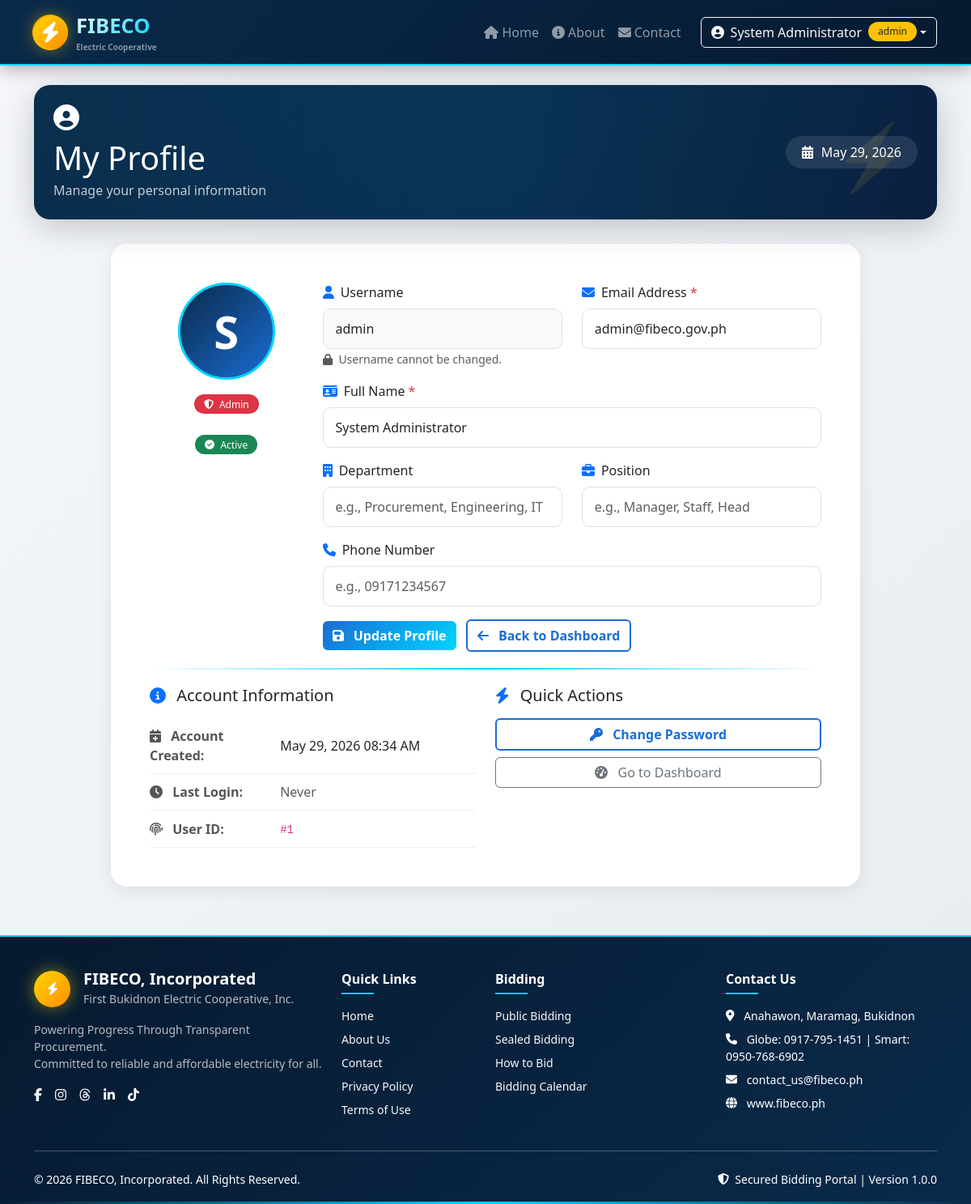
The app's page /profile.php (signed in) with its own data.
### tables this page shows
CREATE TABLE users (
    id INT PRIMARY KEY AUTO_INCREMENT,
    username VARCHAR(50) UNIQUE NOT NULL,
    email VARCHAR(100) UNIQUE NOT NULL,
    password_hash VARCHAR(255) NOT NULL,
    full_name VARCHAR(100) NOT NULL,
    department VARCHAR(100) DEFAULT NULL,
    position VARCHAR(100) DEFAULT NULL,
    phone VARCHAR(20) DEFAULT NULL,
    role ENUM('admin', 'user', 'viewer') DEFAULT 'user',
    status ENUM('active', 'inactive', 'suspended') DEFAULT 'active',
    last_login TIMESTAMP NULL,
    created_at TIMESTAMP DEFAULT CURRENT_TIMESTAMP,
    updated_at TIMESTAMP DEFAULT CURRENT_TIMESTAMP ON UPDATE CURRENT_TIMESTAMP,
    INDEX idx_email (email),
    INDEX idx_username (username),
    INDEX idx_role (role)
);

### profile.php (the view, shortened to what this page needs)
<?php
require_once 'includes/config/database.php';
$userRole = $_SESSION['user_role'] ?? 'user';
$sql = "SELECT id, username, email, full_name, department, position, phone, role, status, last_login, created_at
        FROM users WHERE id = ?";
$stmt = $db->prepare($sql);
$stmt->execute([$_SESSION['user_id']]);
$user = $stmt->fetch();
?>
<!DOCTYPE html>
<html lang="en">
<head>
    <link href="https://cdn.jsdelivr.net/npm/bootstrap@5.3.0/dist/css/bootstrap.min.css" rel="stylesheet">
    <link rel="stylesheet" href="https://cdnjs.cloudflare.com/ajax/libs/font-awesome/6.4.0/css/all.min.css">
</head>
<body>
    <nav class="navbar navbar-expand-lg navbar-dark sticky-top">
        <div class="container">
            <a class="navbar-brand" href="index.php">
                <div class="brand-icon">
                    <div class="electric-logo">
                        <i class="fas fa-bolt"></i>
                    </div>
                </div>
                <div>
                    <span class="brand-text"><strong>FIBECO</strong></span>
                    <small class="d-block text-white-50" style="font-size: 10px;">Electric Cooperative</small>
                </div>
            </a>
            <div class="collapse navbar-collapse" id="navbarNav">
                <ul class="navbar-nav ms-auto">
                    <li class="nav-item">
                        <a class="nav-link" href="index.php">
                            <i class="fas fa-home"></i> Home
                        </a>
                    </li>
                    <li class="nav-item">
                        <a class="nav-link" href="about.php">
                            <i class="fas fa-info-circle"></i> About
                        </a>
                    </li>
                    <li class="nav-item">
                        <a class="nav-link" href="contact.php">
                            <i class="fas fa-envelope"></i> Contact
                        </a>
                    </li>
                </ul>
                <div class="ms-lg-3 mt-3 mt-lg-0">
                    <?php if (isset($_SESSION['user_id'])): ?>
                        <div class="dropdown">
                            <button class="btn btn-outline-light dropdown-toggle d-flex align-items-center"
                                    type="button"
                                    id="userDropdown"
                                    data-bs-toggle="dropdown"
                                    aria-expanded="false">
                                <i class="fas fa-user-circle me-2"></i>
                                <?php echo htmlspecialchars($_SESSION['user_name'] ?? $_SESSION['username'] ?? 'User'); ?>
                                <span class="badge bg-warning text-dark ms-2"><?php echo $userRole; ?></span>
                            </button>
                        </div>
                    <?php endif; ?>
                </div>
            </div>
        </div>
    </nav>
    <div class="container mt-4">
        <div class="profile-header text-white p-4">
            <div class="profile-content">
                <div class="d-flex justify-content-between align-items-center flex-wrap">
                    <div>
                        <i class="fas fa-user-circle fa-2x mb-2"></i>
                        <h1 class="mb-1">My Profile</h1>
                        <p class="mb-0 opacity-75">Manage your personal information</p>
                    </div>
                    <div class="welcome-badge mt-3 mt-sm-0">
                        <i class="fas fa-calendar-alt"></i>
                        <span><?php echo date('F d, Y'); ?></span>
                    </div>
                </div>
            </div>
        </div>
        <div class="row justify-content-center">
            <div class="col-lg-10">
                <div class="profile-card">
                    <div class="card-body p-4 p-lg-5">
                        <div class="row">
                            <div class="col-md-3 text-center mb-4 mb-md-0">
                                <div class="user-avatar-lg mx-auto mb-3">
                                    <?php echo strtoupper(substr($user['full_name'] ?? 'U', 0, 1)); ?>
                                </div>
                                <span class="badge bg-<?php echo $user['role'] == 'admin' ? 'danger' : 'primary'; ?> mb-2">
                                    <i class="fas fa-<?php echo $user['role'] == 'admin' ? 'shield-alt' : 'user'; ?> me-1"></i>
                                    <?php echo ucfirst($user['role']); ?>
                                </span>
                                <div class="mt-3">
                                    <span class="badge bg-<?php echo $user['status'] == 'active' ? 'success' : 'warning'; ?>">
                                        <i class="fas fa-<?php echo $user['status'] == 'active' ? 'check-circle' : 'clock'; ?> me-1"></i>
                                        <?php echo ucfirst($user['status']); ?>
                                    </span>
                                </div>
                            </div>
                            <div class="col-md-9">
                                <form method="POST" action="">
                                    <div class="row">
                                        <div class="col-md-6 mb-3">
                                            <label class="form-label">
                                                <i class="fas fa-user me-1 text-primary"></i> Username
                                            </label>
                                            <input type="text" class="form-control" value="<?php echo htmlspecialchars($user['username']); ?>" disabled>
                                            <small class="text-muted"><i class="fas fa-lock me-1"></i> Username cannot be changed.</small>
                                        </div>
                                        <div class="col-md-6 mb-3">
                                            <label class="form-label">
                                                <i class="fas fa-envelope me-1 text-primary"></i> Email Address <span class="text-danger">*</span>
                                            </label>
                                            <input type="email" name="email" class="form-control"
                                                   value="<?php echo htmlspecialchars($user['email']); ?>" required>
                                        </div>
                                    </div>
                                    <div class="mb-3">
                                        <label class="form-label">
                                            <i class="fas fa-id-card me-1 text-primary"></i> Full Name <span class="text-danger">*</span>
                                        </label>
                                        <input type="text" name="full_name" class="form-control"
                                               value="<?php echo htmlspecialchars($user['full_name']); ?>" required>
                                    </div>
                                    <div class="row">
                                        <div class="col-md-6 mb-3">
                                            <label class="form-label">
                                                <i class="fas fa-building me-1 text-primary"></i> Department
                                            </label>
                                            <input type="text" name="department" class="form-control"
                                                   value="<?php echo htmlspecialchars($user['department'] ?? ''); ?>"
                                                   placeholder="e.g., Procurement, Engineering, IT">
                                        </div>
                                        <div class="col-md-6 mb-3">
                                            <label class="form-label">
                                                <i class="fas fa-briefcase me-1 text-primary"></i> Position
                                            </label>
                                            <input type="text" name="position" class="form-control"
                                                   value="<?php echo htmlspecialchars($user['position'] ?? ''); ?>"
                                                   placeholder="e.g., Manager, Staff, Head">
                                        </div>
                                    </div>
                                    <div class="mb-3">
                                        <label class="form-label">
                                            <i class="fas fa-phone me-1 text-primary"></i> Phone Number
                                        </label>
                                        <input type="tel" name="phone" class="form-control"
                                               value="<?php echo htmlspecialchars($user['phone'] ?? ''); ?>"
                                               placeholder="e.g., 09171234567">
                                    </div>
                                    <div class="d-grid gap-2 d-md-block">
                                        <button type="submit" class="btn btn-electric">
                                            <i class="fas fa-save me-2"></i> Update Profile
                                        </button>
                                        <a href="dashboard.php" class="btn btn-outline-electric ms-2">
                                            <i class="fas fa-arrow-left me-2"></i> Back to Dashboard
                                        </a>
                                    </div>
                                </form>
                            </div>
                        </div>
                        <div class="electric-divider"></div>
                        <div class="row">
                            <div class="col-md-6">
                                <h5 class="mb-3">
                                    <i class="fas fa-info-circle me-2 text-primary"></i> Account Information
                                </h5>
                                <table class="info-table">
                                    <tr>
                                        <td><i class="fas fa-calendar-plus me-2"></i> Account Created:</td>
                                        <td><?php echo date('F d, Y h:i A', strtotime($user['created_at'])); ?></td>
                                    </tr>
                                    <tr>
                                        <td><i class="fas fa-clock me-2"></i> Last Login:</td>
                                        <td><?php echo $user['last_login'] ? date('F d, Y h:i A', strtotime($user['last_login'])) : '<span class="text-muted">Never</span>'; ?></td>
                                    </tr>
                                    <tr>
                                        <td><i class="fas fa-fingerprint me-2"></i> User ID:</td>
                                        <td><code>#<?php echo $user['id']; ?></code></td>
                                    </tr>
                                </table>
                            </div>
                            <div class="col-md-6">
                                <h5 class="mb-3">
                                    <i class="fas fa-bolt me-2 text-primary"></i> Quick Actions
                                </h5>
                                <div class="d-grid gap-2">
                                    <a href="change-password.php" class="btn btn-outline-electric">
                                        <i class="fas fa-key me-2"></i> Change Password
                                    </a>
                                    <a href="dashboard.php" class="btn btn-outline-secondary">
                                        <i class="fas fa-tachometer-alt me-2"></i> Go to Dashboard
                                    </a>
                                </div>
                            </div>
                        </div>
                    </div>
                </div>
            </div>
        </div>
    </div>
    <?php include 'includes/templates/footer.php'; ?>
</body>
</html>

### profile.php (style rules this page uses)
:root { --electric-blue: #0a2a4a; --electric-dark: #061a30; --electric-glow: #1a6dd4; --electric-light: #2d8cf0; --electric-accent: #00d4ff; }
* { margin: 0; padding: 0; box-sizing: border-box; }
body { font-family: 'Segoe UI', Tahoma, Geneva, Verdana, sans-serif; background: linear-gradient(135deg, #f5f7fa 0%, #e8ecf1 100%); min-height: 100vh; }
.navbar { background: linear-gradient(135deg, var(--electric-blue) 0%, var(--electric-dark) 100%); box-shadow: 0 4px 20px rgba(0, 0, 0, 0.3); border-bottom: 2px solid var(--electric-accent); }
.navbar-brand { font-size: 1.6rem; font-weight: 700; display: flex; align-items: center; gap: 12px; }
.brand-icon { position: relative; width: 40px; height: 40px; }
.electric-logo { position: relative; width: 40px; height: 40px; background: linear-gradient(135deg, #ffd700, #ff8c00); border-radius: 50%; display: flex; align-items: center; justify-content: center; animation: pulse 2s infinite; box-shadow: 0 0 20px rgba(255, 215, 0, 0.5); }
.electric-logo::before { content: ''; position: absolute; top: -2px; left: -2px; right: -2px; bottom: -2px; background: linear-gradient(45deg, #ffd700, #ff8c00, #ffd700); border-radius: 50%; z-index: -1; animation: borderPulse 1.5s infinite; }
.brand-text { background: linear-gradient(135deg, #ffffff, var(--electric-accent)); -webkit-background-clip: text; -webkit-text-fill-color: transparent; background-clip: text; }
.profile-header { background: linear-gradient(135deg, var(--electric-blue) 0%, #0a1a3a 100%); position: relative; overflow: hidden; border-radius: 20px; box-shadow: 0 10px 40px rgba(0, 0, 0, 0.2); margin-bottom: 30px; }
.profile-header::before { content: ''; position: absolute; top: -50%; left: -50%; width: 200%; height: 200%; background: radial-gradient(circle, rgba(0, 212, 255, 0.1) 0%, transparent 70%); animation: rotate 20s linear infinite; }
.profile-header::after { content: '⚡'; position: absolute; bottom: 20px; right: 30px; font-size: 80px; opacity: 0.1; animation: flicker 3s infinite; }
.profile-content { position: relative; z-index: 2; }
.profile-card { border: none; border-radius: 20px; transition: all 0.3s ease; background: white; box-shadow: 0 5px 20px rgba(0, 0, 0, 0.08); overflow: hidden; }
.user-avatar-lg { width: 120px; height: 120px; background: linear-gradient(135deg, var(--electric-blue), var(--electric-glow)); border-radius: 50%; display: flex; align-items: center; justify-content: center; font-size: 56px; font-weight: bold; color: white; margin: 0 auto; transition: all 0.3s ease; border: 3px solid var(--electric-accent); }
.form-control, .form-select { border-radius: 10px; border: 1px solid #e0e0e0; padding: 12px 15px; transition: all 0.3s ease; }
.form-control:disabled { background-color: #f8f9fa; cursor: not-allowed; }
.btn-electric { background: linear-gradient(135deg, var(--electric-glow), var(--electric-accent)); border: none; color: white; font-weight: 600; transition: all 0.3s ease; }
.btn-outline-electric { border: 2px solid var(--electric-glow); background: transparent; color: var(--electric-glow); font-weight: 600; transition: all 0.3s ease; }
.info-table { width: 100%; }
.info-table td { padding: 10px 0; border-bottom: 1px solid #f0f0f0; }
.info-table td:first-child { font-weight: 600; width: 40%; color: #555; }
.badge { font-weight: 500; padding: 6px 12px; border-radius: 20px; }
.welcome-badge { background: rgba(255, 255, 255, 0.1); border-radius: 50px; padding: 8px 20px; display: inline-flex; align-items: center; gap: 10px; }
.electric-divider { height: 2px; background: linear-gradient(90deg, transparent, var(--electric-accent), transparent); margin: 20px 0; }

### records on screen
users: full_name "S", role "Admin", status "Active", username "admin", email "admin@fibeco.gov.ph", full_name "System Administrator", created_at "May 29, 2026 08:34 AM", id "1"

### other values on screen
$_SESSION['user_name'] "System Administrator"
$userRole "admin"
APP_VERSION "1.0.0"
